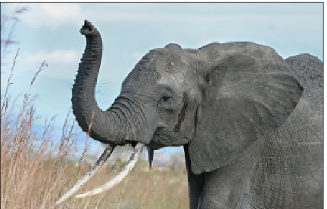
#> input picture data/elephant.png, 327 x 209 px
$ jupyter execute --allow-errors 03-numpy.ipynb   (shell and % lines are left out)
#> lines starting #> are read from the running program, lines starting #| are printed output that depends on the picture
### Numpy array

[cell 1]
import numpy as np

a = np.array([0, 1, 2, 3])
print(a)

[cell 2]
L = range(1_000)

[cell 3]
[i**2 for i in L]

[cell 4]
a = np.arange(1_000)

[cell 5]
a**2

#> (a cell that did not finish here is left out)

[cell 7]
# looking
np.lookfor('create array')

#> (a cell that did not finish here is left out)

[cell 9]
# import
import numpy as np

#### Creating arrays

[cell 10]
# 1-D:
a = np.array([0, 1, 2, 3])

print(a)
print(a.ndim)
print(a.shape)
print(len(a))

[cell 11]
# 2-D, 3-D, . . . :

b = np.array([[0, 1, 2], [3, 4, 5]]) # 2 x 3 array

print(b)
print(b.ndim)
print(b.shape)
print(len(b))

c = np.array([[[1], [2]], [[3], [4]]])

print(c.shape)

[cell 12]
# Evenly spaced:

a = np.arange(10) # 0 .. n-1 (!)
print(a)

b = np.arange(1, 9, 2) # start, end (exclusive), step
print(b)

[cell 13]
# or by number of points:

c = np.linspace(0, 1, 6) # start, end, num-points
print(c)

d = np.linspace(0, 1, 5, endpoint=False)
print(d)

[cell 14]
# Common arrays:
a = np.ones((3, 3)) # reminder: (3, 3) is a tuple

print(a)

b = np.zeros((2, 2))
print(b)

c = np.eye(3)
print(c)

d = np.diag(np.array([1, 2, 3, 4]))
print(d)

[cell 15]
# np.random: random numbers (Mersenne Twister PRNG):

a = np.random.rand(4) # uniform in [0, 1]
print(a)

b = np.random.randn(4) # Gaussian
print(b)

np.random.seed(1234) # Setting the random seed

#### Basic data types

[cell 16]
a = np.array([1, 2, 3])
print(a.dtype)

b = np.array([1., 2., 3.])
print(b.dtype)

[cell 17]
c = np.array([1, 2, 3], dtype=float)
print(c.dtype)

[cell 18]
a = np.ones((3, 3))
print(a.dtype)

[cell 19]
# Complex

d = np.array([1+2j, 3+4j, 5+6*1j])
d.dtype

[cell 20]
# Bool

e = np.array([True, False, False, True])
print(e.dtype)

[cell 21]
# Strings

f = np.array(['Bonjour', 'Hello', 'Hallo'])
print(f.dtype)

#### Basic visualization

[cell 22]
import matplotlib.pyplot as plt

#> (a cell that did not finish here is left out)

#> (a cell that did not finish here is left out)

[cell 25]
# 1D plotting:
x = np.linspace(0, 3, 20)
y = np.linspace(0, 9, 20)

plt.plot(x, y) # line plot
plt.plot(x, y, 'o') # dot plot
plt.show()
#> figure, not shown here; curve peaks at x = 3, y = 9; curve peaks at x = 3, y = 9

[cell 26]
# 2D arrays (such as images):

image = np.random.rand(30, 30)
plt.imshow(image, cmap=plt.cm.hot)

plt.colorbar()
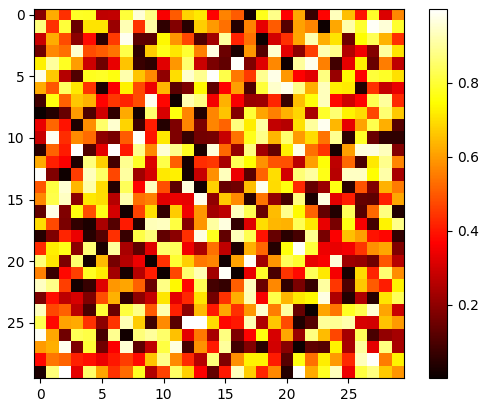
#> figure drawn by matplotlib, 2 panels

#### Indexing and slicing

[cell 27]
a = np.arange(10)

print(a)
a[0], a[2], a[-1]

[cell 28]
a[::-1]

[cell 29]
a = np.diag(np.arange(3))

print(a)
print(a[1, 1])

a[2, 1] = 10 # third line, second column

print(a)
print(a[1])

[cell 30]
a = np.arange(10)

print(a)

print(a[2:9:3])

[cell 31]
print(a[:4])

[cell 32]
print(a[1:3])

print(a[::2])

print(a[3:])

#> (a cell that did not finish here is left out)

[cell 34]
a = np.arange(10)
a[5:] = 10
print(a)

b = np.arange(5)
a[5:] = b[::-1]
print(a)

#### Copies and views

[cell 35]
a = np.arange(10)

print(a)

b = a[::2]
print(b)

np.may_share_memory(a, b)
b[0] = 12

print(b)
print(a) # (!)

a = np.arange(10)

c = a[::2].copy() # force a copy
c[0] = 12

print(a)
print(np)

#### Fancy indexing

[cell 36]
# Using boolean masks

np.random.seed(3)
a = np.random.randint(0, 21, 15)

print(a)
print((a % 3 == 0))

mask = (a % 3 == 0)
extract_from_a = a[mask] # or, a[a%3==0]

print(extract_from_a) # extract a sub-array with the mask

[cell 37]
a[a % 3 == 0] = -1
print(a)

[cell 38]
# Indexing with an array of integers

a = np.arange(0, 100, 10)
print(a)

[cell 39]
a[[2, 3, 2, 4, 2]] # note: [2, 3, 2, 4, 2] is a Python list

[cell 40]
a[[9, 7]] = -100
print(a)

[cell 41]
a = np.arange(10)
idx = np.array([[3, 4], [9, 7]])

print(idx.shape)

print(a[idx])

### Numerical operations on arrays

#### Elementwise operations

[cell 42]
# With scalars:

a = np.array([1, 2, 3, 4])
print(a + 1)
print(2**a)

[cell 43]
# All arithmetic operates elementwise:

b = np.ones(4) + 1
print(a - b)

print(a * b)

j = np.arange(5)
print(2**(j + 1) - j)

[cell 44]
# These operations are of course much faster than if you did them in pure python:

a = np.arange(10000)
a + 1

[cell 45]
l = range(10000)
[i+1 for i in l]

[cell 46]
print(c.dot(c))

[cell 47]
# Comparisons:

a = np.array([1, 2, 3, 4])
b = np.array([4, 2, 2, 4])
print(a == b)

print(a > b)

[cell 48]
# Tip: Array-wise comparisons:

a = np.array([1, 2, 3, 4])
b = np.array([4, 2, 2, 4])
c = np.array([1, 2, 3, 4])

np.array_equal(a, b)

[cell 49]
np.array_equal(a, c)

[cell 50]
# Logical operations:

a = np.array([1, 1, 0, 0], dtype=bool)
b = np.array([1, 0, 1, 0], dtype=bool)

print(np.logical_or(a, b))

[cell 51]
np.logical_and(a, b)

[cell 52]
a = np.arange(5)
np.sin(a)

[cell 53]
np.log(a)

[cell 54]
np.exp(a)

[cell 55]
# Shape mismatches
a = np.arange(4)
#> (the rest of this cell did not finish here and is left out)

[cell 56]
# Transposition:

a = np.triu(np.ones((3, 3)), 1) # see help(np.triu)
print(a)

print(a.T)

[cell 57]
# The transpose returns a view of the original array:

a = np.arange(9).reshape(3, 3)
a.T[0, 2] = 999
print(a.T)

print(a)

#### Basc reductions

[cell 58]
# Computing sums

x = np.array([1, 2, 3, 4])
print(np.sum(x))
print(x.sum())

[cell 59]
# Sum by rows and by columns:

x = np.array([[1, 1], [2, 2]])
print(x)

x.sum(axis=0) # columns (first dimension)

print(x[:, 0].sum(), x[:, 1].sum())
print(x.sum(axis=1)) # rows (second dimension)
print(x[0, :].sum(), x[1, :].sum())

[cell 60]
# Tip: Same idea in higher dimensions:

x = np.random.rand(2, 2, 2)

print(x.sum(axis=2)[0, 1])
print(x[0, 1, :].sum())

[cell 61]
# Extrema:

x = np.array([1, 3, 2])
print(x.min())

print(x.max())
print(x.argmin()) # index of minimum
print(x.argmax()) # index of maximum

[cell 62]
# Logical operations:

print(np.all([True, True, False]))

print(np.any([True, True, False]))

[cell 63]
a = np.zeros((100, 100))
print(np.any(a != 0))

print(np.all(a == a))

a = np.array([1, 2, 3, 2])
b = np.array([2, 2, 3, 2])
c = np.array([6, 4, 4, 5])

print(((a <= b) & (b <= c)).all())

[cell 64]
# Statistics:

x = np.array([1, 2, 3, 1])
y = np.array([[1, 2, 3], [5, 6, 1]])

print(x.mean())

print(np.median(x))

print(np.median(y, axis=-1)) # last axis

print(x.std()) # full population standard dev.

[cell 65]
n_stories = 1000 # number of walkers
t_max = 200 # time during which we follow the walker

[cell 66]
# We randomly choose all the steps 1 or -1 of the walk:

t = np.arange(t_max)
steps = 2 * np.random.randint(0, 1 + 1,
                              (n_stories, t_max)) - 1

[cell 67]
np.unique(steps) # Verification: all steps are 1 or -1

[cell 68]
# We build the walks by summing steps along the time:

positions = np.cumsum(steps, axis=1) # axis = 1: dimension of time
sq_distance = positions**2

[cell 69]
# We get the mean in the axis of the stories:

mean_sq_distance = np.mean(sq_distance, axis=0)

[cell 70]
# Plot the results:

plt.figure(figsize=(4, 3))
plt.plot(t, np.sqrt(mean_sq_distance),
         'g.', t, np.sqrt(t), 'y-')

plt.xlabel(r"$t$")
plt.ylabel(r"$\sqrt{\langle (\delta x)^2 \rangle}$")

plt.tight_layout() # provide sufficient space for labels
#> figure, not shown here; curve peaks at x = 199, y = 14.74; curve peaks at x = 199, y = 14.11

#### Broadcasting

[cell 71]
a = np.tile(np.arange(0, 40, 10), (3, 1)).T
print(a)

b = np.array([0, 1, 2])
print( a + b )

[cell 72]
# We have already used broadcasting without knowing it!:

a = np.ones((4, 5))
a[0] = 2 # we assign an array of dimension 0 to an array of dimension 1

print(a)

[cell 73]
# A useful trick:

a = np.arange(0, 40, 10)
print(a.shape)

a = a[:, np.newaxis] # adds a new axis -> 2D array
print(a.shape)
print(a)
print(a + b)

[cell 74]
mileposts = np.array([0, 198, 303,
                      736, 871, 1175,
                      1475, 1544, 1913, 2448])

distance_array = np.abs(mileposts - mileposts[:, np.newaxis])

distance_array

[cell 75]
x, y = np.arange(5), np.arange(5)[:, np.newaxis]

distance = np.sqrt(x ** 2 + y ** 2)
print(distance)

[cell 76]
plt.pcolor(distance)
plt.colorbar()
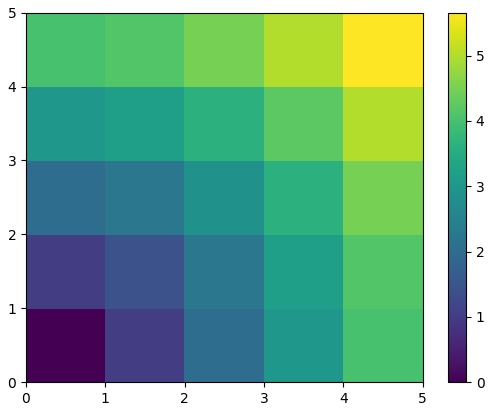
#> figure drawn by matplotlib, 2 panels

[cell 77]
x, y = np.ogrid[0:5, 0:5]
x, y

print(x.shape, y.shape)

distance = np.sqrt(x ** 2 + y ** 2)

[cell 78]
x, y = np.mgrid[0:4, 0:4]

print(x)
print(y)

#### Array shape manipulation

[cell 79]
# Flattening

a = np.array([[1, 2, 3], [4, 5, 6]])

print(a.ravel())

print(a.T)

print(a.T.ravel())

[cell 80]
# Reshaping

print(a.shape)

b = a.ravel()
b = b.reshape((2, 3))
print(b)

# Or,

print(a.reshape((2, -1))) # unspecified (-1) value is inferred

[cell 81]
b[0, 0] = 99

print(a)

[cell 82]
a = np.zeros((3, 2))
b = a.T.reshape(3*2)
b[0] = 9

print(a)

[cell 83]
# Adding a dimension

z = np.array([1, 2, 3])
print(z)

print(z[:, np.newaxis])
print(z[np.newaxis, :])

[cell 84]
# Dimension shuffling

a = np.arange(4*3*2).reshape(4, 3, 2)
print(a.shape)

print(a[0, 2, 1])

b = a.transpose(1, 2, 0)
print(b.shape)
print(b[2, 1, 0])

[cell 85]
b[2, 1, 0] = -1
a[0, 2, 1]

[cell 86]
# Resizing

a = np.arange(4)
a.resize((8,))
print(a)

[cell 87]
b = a
#> (the rest of this cell did not finish here and is left out)

#### Sorting data

[cell 88]
a = np.array([[4, 3, 5], [1, 2, 1]])
b = np.sort(a, axis=1)

print(b)

[cell 89]
a.sort(axis=1)

print(a)

[cell 90]
a = np.array([4, 3, 1, 2])
j = np.argsort(a)

print(j)
print(a[j])

a = np.array([4, 3, 1, 2])

j_max = np.argmax(a)
j_min = np.argmin(a)

print(j_max, j_min)

### More elaborate arrays

#### More data types

[cell 91]
# Casting

np.array([1, 2, 3]) + 1.5

[cell 92]
a = np.array([1, 2, 3])
print(a.dtype)

a[0] = 1.9 # <-- float is truncated to integer
print(a)

[cell 93]
# Forced casts:

a = np.array([1.7, 1.2, 1.6])
b = a.astype(int) # <-- truncates to integer

print(b)

[cell 94]
# Rounding:

a = np.array([1.2, 1.5, 1.6, 2.5, 3.5, 4.5])
b = np.around(a)

print(b) # still floating-point

c = np.around(a).astype(int)
print(c)

[cell 95]
np.array([1], dtype=int).dtype
np.iinfo(np.int32).max, 2**31 - 1

[cell 96]
np.iinfo(np.uint32).max, 2**32 - 1

[cell 97]
np.finfo(np.float32).eps

np.finfo(np.float64).eps

print(np.float32(1e-8) + np.float32(1) == 1)
print(np.float64(1e-8) + np.float64(1) == 1)

[cell 98]
a = np.zeros((int(1e6),), dtype=np.float64)
b = np.zeros((int(1e6),), dtype=np.float32)

a*a

[cell 99]
b*b

[cell 100]
samples = np.zeros((6,),
                   dtype=[('sensor_code', 'S4'),
                          ('position', float), ('value', float)])

print(samples.ndim)

print(samples.shape)
print(samples.dtype.names)

samples[:] = [('ALFA', 1, 0.37),
              ('BETA', 1, 0.11),
              ('TAU', 1, 0.13),
              ('ALFA', 1.5, 0.37),
              ('ALFA', 3, 0.11),
              ('TAU', 1.2, 0.13)]

print(samples)

[cell 101]
print(samples['sensor_code'])
print(samples['value'])
print(samples[0])

samples[0]['sensor_code'] = 'TAU'
print(samples[0])

[cell 102]
samples[['position', 'value']]

[cell 103]
samples[samples['sensor_code'] == b'ALFA']

[cell 104]
x = np.ma.array([1, 2, 3, 4], mask=[0, 1, 0, 1])
print(x)

[cell 105]
y = np.ma.array([1, 2, 3, 4], mask=[0, 1, 1, 1])
print(x + y)

[cell 106]
np.ma.sqrt([1, -1, 2, -2])

### Advanced operations

#### Polynomlals

[cell 107]
p = np.poly1d([3, 2, -1])
p.order

x = np.linspace(0, 1, 20)
y = np.cos(x) + 0.3*np.random.rand(20)
p = np.poly1d(np.polyfit(x, y, 3))
t = np.linspace(0, 1, 200) # use a larger number of points for smoother plotting
plt.plot(x, y, 'o', t, p(t), '-')
#> figure, not shown here; curve peaks at x = 0.211, y = 1.21; curve peaks at x = 0, y = 1.13

[cell 108]
p = np.polynomial.Polynomial([-1, 2, 3]) # coefs in different order!
print(p(0))

print(p.roots())
print(p.degree())

[cell 109]
x = np.linspace(-1, 1, 2000)
y = np.cos(x) + 0.3*np.random.rand(2000)
p = np.polynomial.Chebyshev.fit(x, y, 90)

plt.plot(x, y, 'r.')
plt.plot(x, p(x), 'k-', lw=3)
plt.show();
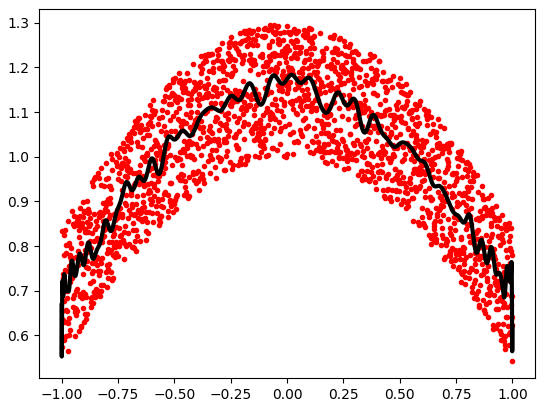
#> figure drawn by matplotlib, 1 panel; curve peaks at x = -0.0555, y = 1.29; curve peaks at x = 0.0205, y = 1.18

#### Loading data files

[cell 110]
import numpy as np

#> (a cell that did not finish here is left out)

#> (a cell that did not finish here is left out)

#> (a cell that did not finish here is left out)

[cell 114]
img = plt.imread('data/elephant.png')
#> img is the input picture: shape (209, 327, 4) float32; mean R, G, B, A 0.568, 0.592, 0.589, 1
print(img.shape, img.dtype)

plt.imshow(img)
plt.savefig('data/plot.png')
plt.imsave('data/red_elephant.png',
           img[:,:,0],
           cmap=plt.cm.gray)
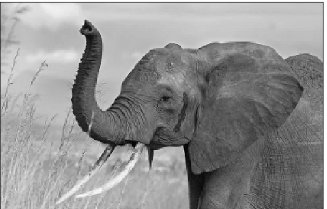
#> saved as red_elephant.png: shape (209, 327, 3); min 0, max 255, mean 144.6

[cell 115]
plt.imshow(plt.imread('data/red_elephant.png'))

[cell 116]
import imageio

#> (the rest of this cell did not finish here and is left out)

[cell 117]
data = np.ones((3, 3))

np.save('data/pop.npy', data)
data3 = np.load('data/pop.npy')

#### Data statistics

#> (a cell that did not finish here is left out)

#### Mandelbrot set

[cell 119]
N_max = 50
some_threshold = 50

c = x + 1j*y
z = 0

for j in range(N_max):
    z = z**2 + c

#> (a cell that did not finish here is left out)

### Full code examples

[cell 121]
image = np.random.rand(30, 30)

plt.imshow(image, cmap=plt.cm.hot)
plt.colorbar()
plt.show()
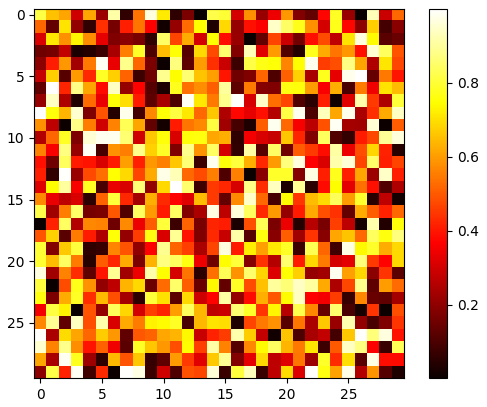
#> figure drawn by matplotlib, 2 panels

[cell 122]
x = np.linspace(0, 3, 20)
y = np.linspace(0, 9, 20)

plt.plot(x, y)
plt.plot(x, y, 'o')
plt.show()

[cell 123]
x, y = np.arange(5), np.arange(5)[:, np.newaxis]
distance = np.sqrt(x ** 2 + y ** 2)
plt.pcolor(distance)
plt.colorbar()
plt.show()

[cell 124]
np.random.seed(12)

x = np.linspace(0, 1, 20)
y = np.cos(x) + 0.3*np.random.rand(20)
p = np.poly1d(np.polyfit(x, y, 3))
t = np.linspace(0, 1, 200)

plt.plot(x, y, 'o', t, p(t), '-')
plt.show()
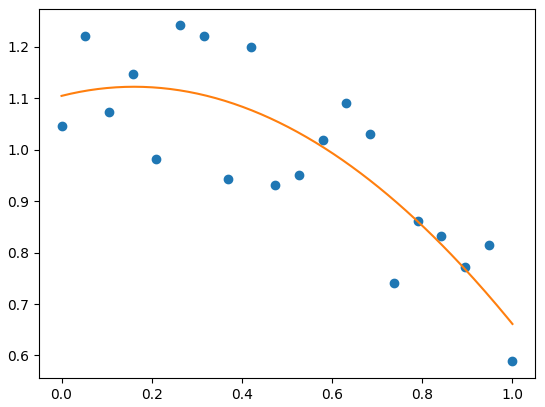
#> figure drawn by matplotlib, 1 panel; curve peaks at x = 0.263, y = 1.24; curve peaks at x = 0.161, y = 1.12

[cell 125]
np.random.seed(0)

x = np.linspace(-1, 1, 2000)
y = np.cos(x) + 0.3*np.random.rand(2000)
p = np.polynomial.Chebyshev.fit(x, y, 90)

plt.plot(x, y, 'r.')
plt.plot(x, p(x), 'k-', lw=3)
plt.show()
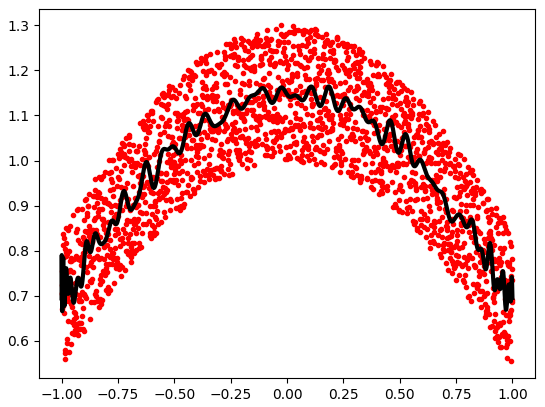
#> figure drawn by matplotlib, 1 panel; curve peaks at x = -0.0255, y = 1.3; curve peaks at x = 0.185, y = 1.16

#> (a cell that did not finish here is left out)

[cell 127]
plt.figure()
img = plt.imread('data/elephant.png')
plt.imshow(img)

[cell 128]
# red channel displayed in grey

plt.figure()
img_red = img[:, :, 0]
plt.imshow(img_red, cmap=plt.cm.gray)

[cell 129]
# lower resolution

plt.figure()
img_tiny = img[::6, ::6]
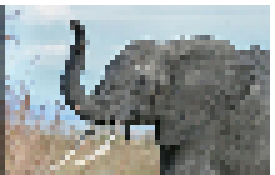
#> img_tiny: shape (35, 55, 4) float32 (shown 5 times larger); mean R, G, B, A 0.575, 0.598, 0.596, 1
plt.imshow(img_tiny, interpolation='nearest')

plt.show()

[cell 130]
from numpy import newaxis

def compute_mandelbrot(N_max, some_threshold, nx, ny):

    # A grid of c-values
#> called with N_max = 50, some_threshold = 50, nx = 601, ny = 401
    x = np.linspace(-2, 1, nx)
    y = np.linspace(-1.5, 1.5, ny)

    c = x[:,newaxis] + 1j*y[newaxis,:]

    # Mandelbrot iteration
    z = c

    # The code below overflows in many regions of the x-y grid, suppress
    # warnings temporarily
    with np.warnings.catch_warnings():

        np.warnings.simplefilter("ignore")

        for j in range(N_max):
            z = z**2 + c
        mandelbrot_set = (abs(z) < some_threshold)

    return mandelbrot_set

mandelbrot_set = compute_mandelbrot(50, 50., 601, 401)

plt.imshow(mandelbrot_set.T, extent=[-2, 1, -1.5, 1.5])
plt.gray()

plt.show()
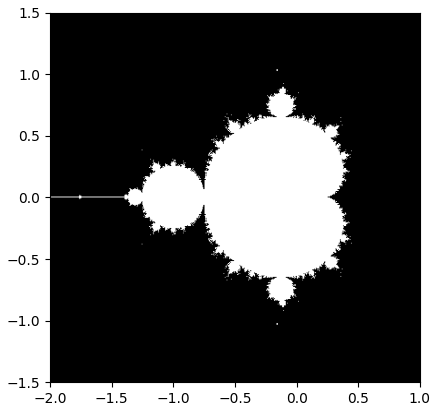
#> figure drawn by matplotlib, 1 panel

[cell 131]
# We create 1000 realizations with 200 steps each

n_stories = 1000
t_max = 200
t = np.arange(t_max)

# Steps can be -1 or 1 (note that randint excludes the upper limit)
steps = 2 * np.random.randint(0, 1 + 1, (n_stories, t_max)) - 1

# The time evolution of the position is obtained by successively
# summing up individual steps. This is done for each of the
# realizations, i.e. along axis 1.
positions = np.cumsum(steps, axis=1)

# Determine the time evolution of the mean square distance.
sq_distance = positions**2
mean_sq_distance = np.mean(sq_distance, axis=0)

# Plot the distance d from the origin as a function of time and
# compare with the theoretically expected result where d(t)
# grows as a square root of time t.
plt.figure(figsize=(4, 3))
plt.plot(t, np.sqrt(mean_sq_distance), 'g.', t, np.sqrt(t), 'y-')

plt.xlabel(r"$t$")
plt.ylabel(r"$\sqrt{\langle (\delta x)^2 \rangle}$")
plt.tight_layout()

plt.show()
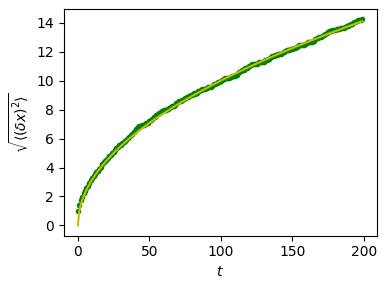
#> figure drawn by matplotlib, 1 panel; curve peaks at x = 199, y = 14.24; curve peaks at x = 199, y = 14.11
